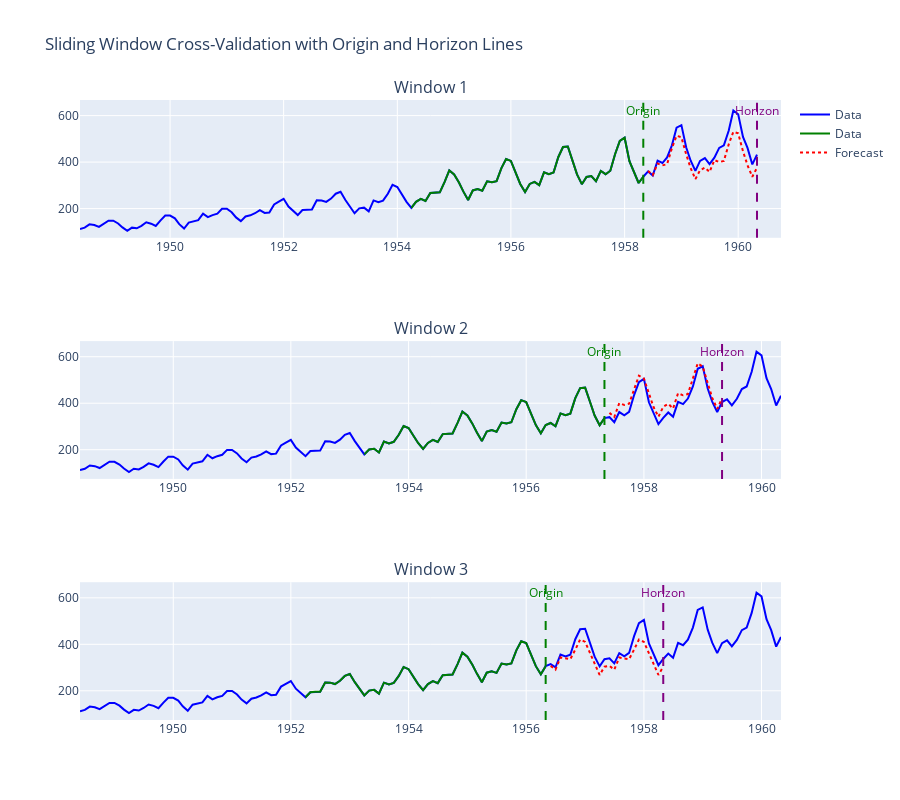

Source (notebook cell):
### Code cell
# Функция для кросс-валидации скользящего окна
def sliding_window_cv(df, model, horizon, initial_train_size, step_size):
    results = []
    train_end = len(df)  # Start from the end of the dataset
    
    while train_end - initial_train_size - horizon >= 0:
        # Define the training and testing windows
        train = df.iloc[train_end - initial_train_size - horizon:train_end - horizon]
        test = df.iloc[train_end - horizon:train_end]
        
        # Fit the model and generate forecasts
        sf = StatsForecast(models=[model], freq='MS')
        sf.fit(train)
        forecast = sf.predict(h=horizon)
        
        # Store the results
        results.append({
            'train': train,
            'test': test,
            'forecast': forecast
        })
        
        # Move the window backward
        train_end -= step_size
    
    return results

results = sliding_window_cv(df, AutoETS(season_length=seasonal_period), horizon, train_size, step_size)

plot_cross_validation(results, df, horizon, title="Sliding Window Cross-Validation with Origin and Horizon Lines")
